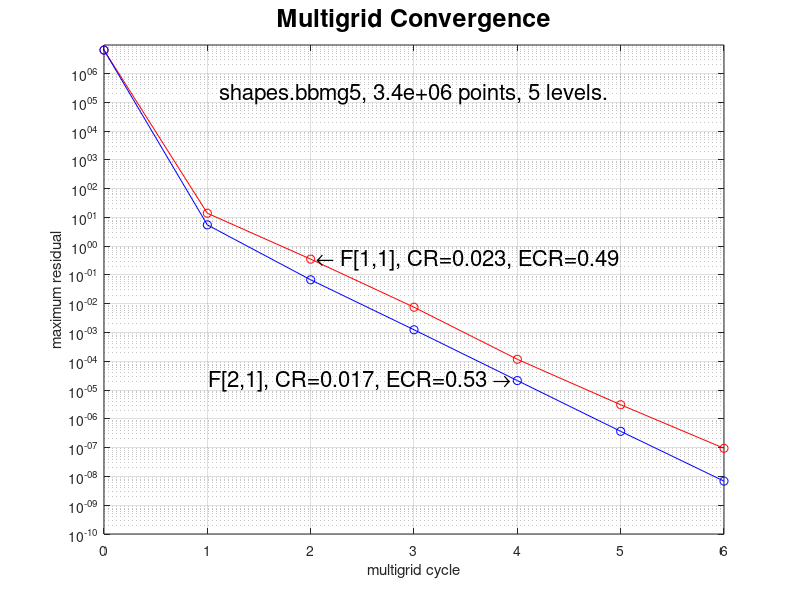

Here is the MATLAB script that generated this plot:
t=[0 1 2 3 4 5 6 ];
defect=[6.486e+06 1.394e+01 3.539e-01 7.550e-03 1.173e-04 3.093e-06 9.493e-08 ];
t2=[0 1 2 3 4 5 6 ];
defect2=[6.486e+06 5.480e+00 6.773e-02 1.245e-03 2.142e-05 3.688e-07 6.870e-09 ];
clf
set(gca,'FontSize',16);
plot(t,defect,'r-o',t2,defect2,'b-o');
title('Multigrid Convergence','FontSize',18);
ylabel('maximum residual');
xlabel('multigrid cycle');
set(gca,'YScale','log');
grid on
yMax=max(defect(1),defect2(1))*1.5;
yMin=1.e-10;
set(gca,'YLim',[yMin yMax]);

yPos=yMax/50.;
text((t(1)+t(7))/2.,yPos,'shapes.bbmg5, 3.4e+06 points, 5 levels.','Fontsize',16,'HorizontalAlignment','center');

% pause
% print -deps2 residual.eps


% print -depsc2 residual.shapes.bbmg5.eps

text(t(3),defect(3),' \leftarrow F[1,1], CR=0.023, ECR=0.49','HorizontalAlignment','left','FontSize',16);
text(t2(5),defect2(5),'F[2,1], CR=0.017, ECR=0.53 \rightarrow ','HorizontalAlignment','right','FontSize',16);

% F[1,1]: legend('Grid: shapes.bbmg5. 03/07/19','BC: DDDD+PPDI+PPDI+PPDI....','Second-order accurate.','3.4e+06 points. 5 levels.','CR=0.023, ECR=0.49, F[1,1]');
% F[2,1]: legend('Grid: shapes.bbmg5. 03/07/19','BC: DDDD+PPDI+PPDI+PPDI....','Second-order accurate.','3.4e+06 points. 5 levels.','CR=0.017, ECR=0.53, F[2,1]');
